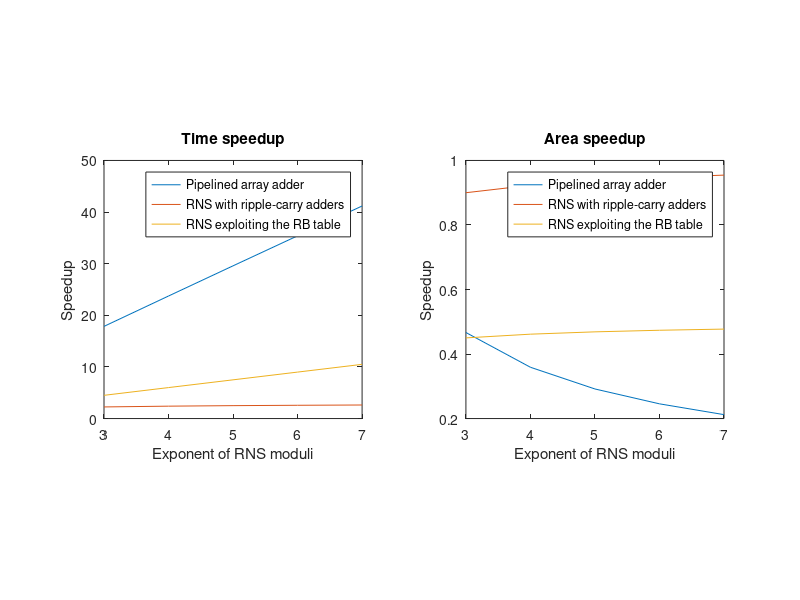
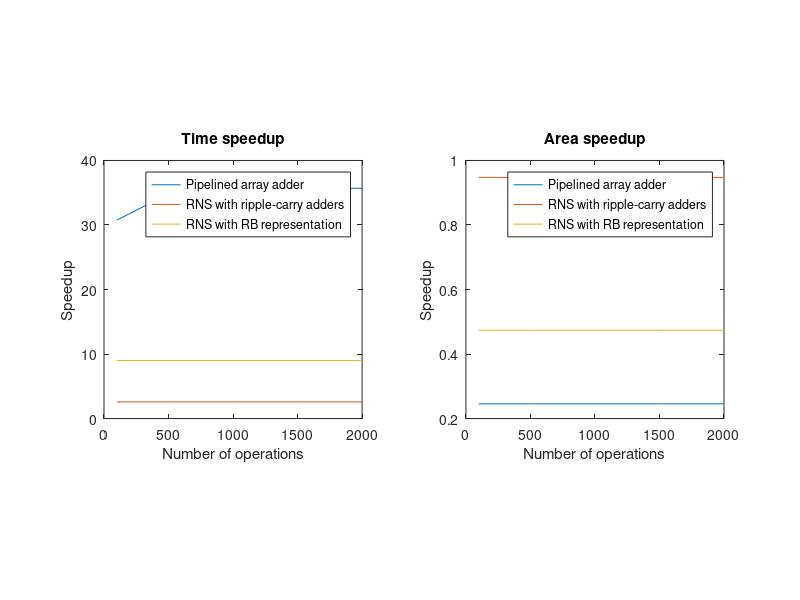

MATLAB code for these plots, in order:
clear all
close all
clc

T_ha = 2;  % time(HA) = 2 * T_gate
A_ha = 3;  % area(HA) = 3 * A_gate
T_fa = 4;  % time(FA) = 4 * T_gate
A_fa = 7;  % area(FA) = 7 * A_gate

%%

N = [3, 4, 5, 6, 7];
k = 1000;

T_speedups = zeros(3, length(N));
A_speedups = zeros(3, length(N));

for i=1:length(N)
    n = N(i);
 
    M = (2 .^ n - 1) * (2 .^ n) * (2 .^ n + 1);

    % Standard addition using a ripple-carry adder
    nbits = floor(log2(M - 1)) + 1;

    T_rca = k * nbits * T_fa;
    A_rca = nbits * A_fa;

    % Pipelined addition using an array adder
    T_array = (nbits + k - 1) * T_ha;
    A_array = nbits * (nbits + 1) / 2 * A_ha;

    T_speedups(1, i) = T_rca / T_array;
    A_speedups(1, i) = A_rca / A_array;

    % Addition in RNS using ripple-carry adders
    nbits = [n, n, n + 1];

    T_rns = k * max(nbits) * T_fa;
    A_rns = sum(nbits) * A_fa;

    T_speedups(2, i) = T_rca / T_rns;
    A_speedups(2, i) = A_rca / A_rns;

    % Addition in RNS using the RB representation
    T_rns_rb = k * 2 * T_fa;
    A_rns_rb = sum(nbits) * 2 * A_fa;

    T_speedups(3, i) = T_rca / T_rns_rb;
    A_speedups(3, i) = A_rca / A_rns_rb;
end

figure
subplot(1, 2, 1)
plot(N, T_speedups)
axis square

title 'Time speedup'
xlabel 'Exponent of RNS moduli'
ylabel 'Speedup'
legend('Pipelined array adder', 'RNS with ripple-carry adders', 'RNS exploiting the RB table')

subplot(1, 2, 2)
plot(N, A_speedups)
axis square

title 'Area speedup'
xlabel 'Exponent of RNS moduli'
ylabel 'Speedup'
legend('Pipelined array adder', 'RNS with ripple-carry adders', 'RNS exploiting the RB table')

%%

n = 6;
K = [100, 500, 1000, 1500, 2000];

T_speedups = zeros(3, length(K));
A_speedups = zeros(3, length(K));

M = (2 .^ n - 1) * (2 .^ n) * (2 .^ n + 1);

for i=1:length(K)
    k = K(i);

    % Standard addition using a ripple-carry adder
    nbits = floor(log2(M - 1)) + 1;

    T_rca = k * nbits * T_fa;
    A_rca = nbits * A_fa;

    % Pipelined addition using an array adder
    T_array = (nbits + k - 1) * T_ha;
    A_array = nbits * (nbits + 1) / 2 * A_ha;

    T_speedups(1, i) = T_rca / T_array;
    A_speedups(1, i) = A_rca / A_array;

    % Addition in RNS using ripple-carry adders
    nbits = [n, n, n + 1];

    T_rns = k * max(nbits) * T_fa;
    A_rns = sum(nbits) * A_fa;

    T_speedups(2, i) = T_rca / T_rns;
    A_speedups(2, i) = A_rca / A_rns;

    % Addition in RNS using the RB representation
    T_rns_rb = k * 2 * T_fa;
    A_rns_rb = sum(nbits) * 2 * A_fa;

    T_speedups(3, i) = T_rca / T_rns_rb;
    A_speedups(3, i) = A_rca / A_rns_rb;
end

figure
subplot(1, 2, 1)
plot(K, T_speedups)
axis square

title 'Time speedup'
xlabel 'Number of operations'
ylabel 'Speedup'
legend('Pipelined array adder', 'RNS with ripple-carry adders', 'RNS with RB representation')

subplot(1, 2, 2)
plot(K, A_speedups)
axis square

title 'Area speedup'
xlabel 'Number of operations'
ylabel 'Speedup'
legend('Pipelined array adder', 'RNS with ripple-carry adders', 'RNS with RB representation')
